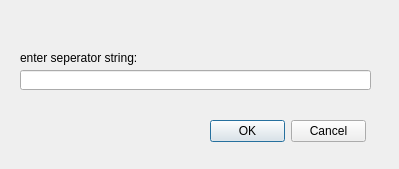
<?xml version="1.0" encoding="UTF-8"?>
<ui version="4.0">
 <class>Separator_dialog</class>
 <widget class="QDialog" name="Separator_dialog">
  <property name="geometry">
   <rect>
    <x>0</x>
    <y>0</y>
    <width>399</width>
    <height>169</height>
   </rect>
  </property>
  <property name="windowTitle">
   <string>Separator_dialog</string>
  </property>
  <widget class="QLabel" name="label">
   <property name="geometry">
    <rect>
     <x>20</x>
     <y>50</y>
     <width>321</width>
     <height>16</height>
    </rect>
   </property>
   <property name="text">
    <string>enter seperator string:</string>
   </property>
  </widget>
  <widget class="QLineEdit" name="lineEditSeparator">
   <property name="geometry">
    <rect>
     <x>20</x>
     <y>70</y>
     <width>351</width>
     <height>20</height>
    </rect>
   </property>
  </widget>
  <widget class="QDialogButtonBox" name="buttonBox">
   <property name="geometry">
    <rect>
     <x>210</x>
     <y>120</y>
     <width>156</width>
     <height>23</height>
    </rect>
   </property>
   <property name="standardButtons">
    <set>QDialogButtonBox::Cancel|QDialogButtonBox::Ok</set>
   </property>
  </widget>
 </widget>
 <layoutdefault spacing="6" margin="11"/>
 <resources/>
 <connections/>
</ui>
